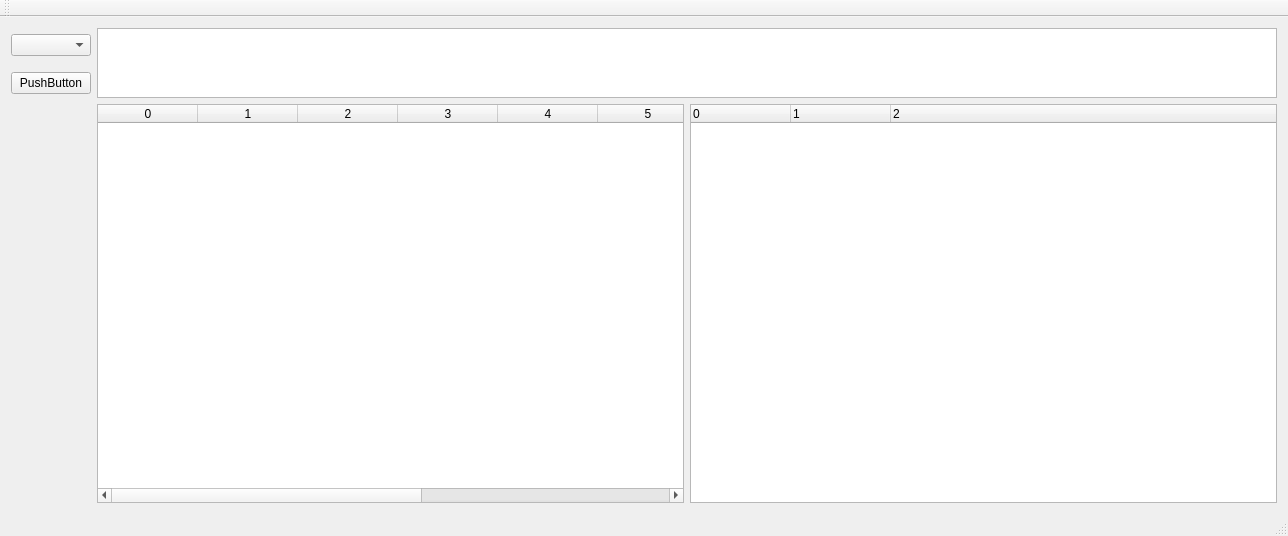
<?xml version="1.0" encoding="UTF-8"?>
<ui version="4.0">
 <class>MainWindow</class>
 <widget class="QMainWindow" name="MainWindow">
  <property name="geometry">
   <rect>
    <x>0</x>
    <y>0</y>
    <width>1288</width>
    <height>536</height>
   </rect>
  </property>
  <property name="windowTitle">
   <string>MainWindow</string>
  </property>
  <widget class="QWidget" name="centralWidget">
   <layout class="QGridLayout" name="gridLayout">
    <item row="0" column="0">
     <widget class="QComboBox" name="comboBox"/>
    </item>
    <item row="0" column="1" rowspan="2" colspan="2">
     <widget class="QTextEdit" name="textEdit_infoComPort"/>
    </item>
    <item row="1" column="0">
     <widget class="QPushButton" name="pushButton">
      <property name="text">
       <string>PushButton</string>
      </property>
     </widget>
    </item>
    <item row="2" column="1">
     <widget class="QTableWidget" name="tableWidget">
      <column>
       <property name="text">
        <string>0</string>
       </property>
      </column>
      <column>
       <property name="text">
        <string>1</string>
       </property>
      </column>
      <column>
       <property name="text">
        <string>2</string>
       </property>
      </column>
      <column>
       <property name="text">
        <string>3</string>
       </property>
      </column>
      <column>
       <property name="text">
        <string>4</string>
       </property>
      </column>
      <column>
       <property name="text">
        <string>5</string>
       </property>
      </column>
      <column>
       <property name="text">
        <string>6</string>
       </property>
      </column>
      <column>
       <property name="text">
        <string>7</string>
       </property>
      </column>
      <column>
       <property name="text">
        <string>8</string>
       </property>
      </column>
     </widget>
    </item>
    <item row="2" column="2">
     <widget class="QTreeWidget" name="treeWidget">
      <column>
       <property name="text">
        <string>0</string>
       </property>
      </column>
      <column>
       <property name="text">
        <string>1</string>
       </property>
      </column>
      <column>
       <property name="text">
        <string>2</string>
       </property>
      </column>
     </widget>
    </item>
   </layout>
  </widget>
  <widget class="QMenuBar" name="menuBar">
   <property name="geometry">
    <rect>
     <x>0</x>
     <y>0</y>
     <width>1288</width>
     <height>20</height>
    </rect>
   </property>
  </widget>
  <widget class="QToolBar" name="mainToolBar">
   <attribute name="toolBarArea">
    <enum>TopToolBarArea</enum>
   </attribute>
   <attribute name="toolBarBreak">
    <bool>false</bool>
   </attribute>
  </widget>
  <widget class="QStatusBar" name="statusBar"/>
 </widget>
 <layoutdefault spacing="6" margin="11"/>
 <resources/>
 <connections/>
</ui>
